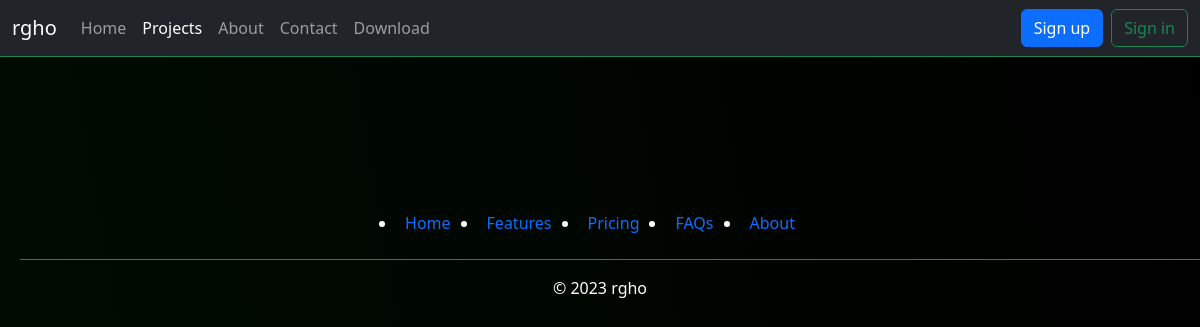
The page /projects/ on the database as committed earlier.
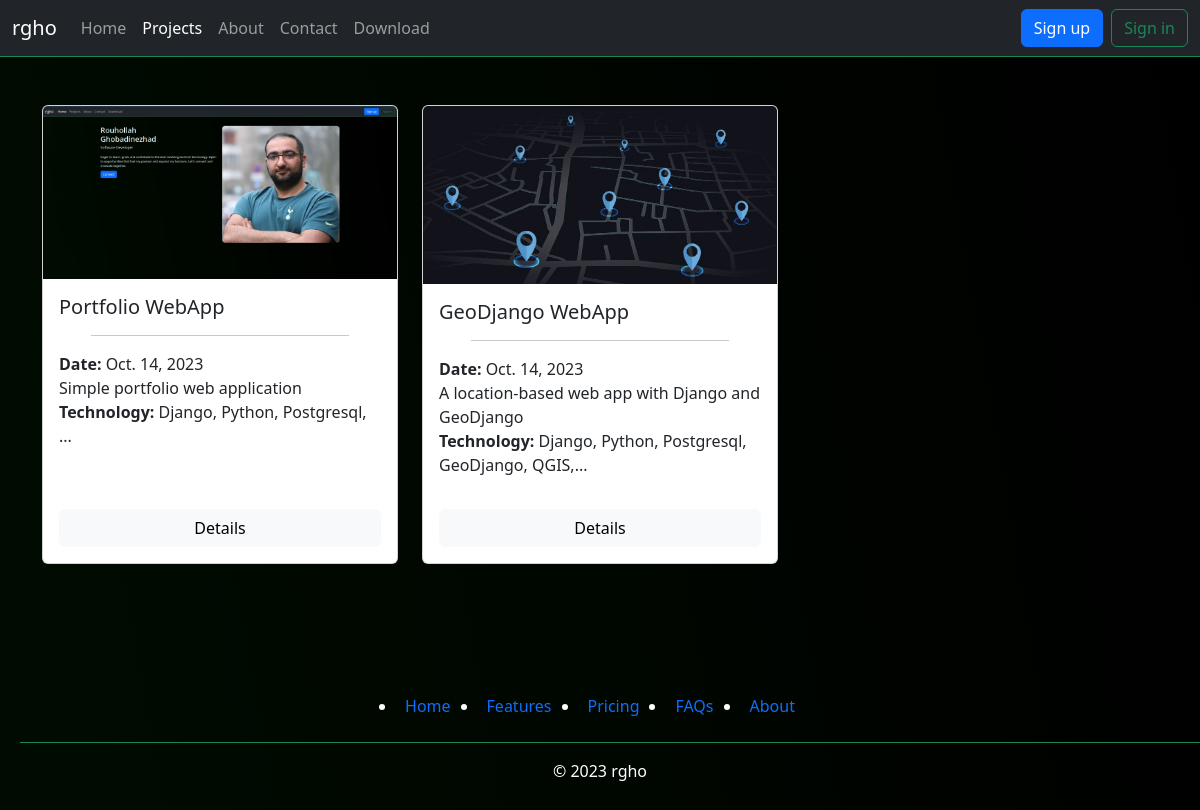
The same page on the database as committed later.
### projects/models.py (models this page shows)
class Project(models.Model):
    date = models.DateField()
    title = models.CharField(max_length=250)
    description = models.TextField()
    technology = models.CharField(max_length=100)
    links = nullable_field(models.URLField, max_length=300)
    image = models.CharField(max_length=100)
    def __str__(self):
        return f"{self.pk}. {self.title}"

### projects/views.py (the view)
# urls.py: path('projects/', views.projects, name="projects"),
def projects(request):
    projects_obj = proj.objects.all()
    print(projects_obj)
    return render(request, 'projects/projects.html',
                   {'projects' : projects_obj}
                   )

### projects/templates/projects/projects.html (shortened to what this page needs)
{% extends 'projects/base.html' %}
{% load static %}
{% block content %}
<div class="container-xl py-5">
  <div class="row">
    {% for project in projects %}
      <div class="col-12 col-sm-6 col-md-4 mb-4">
        <div class="card h-100">
          <img src="{% static project.image %}" class="card-img-top img-fluid" alt="{{ project.description }}">
          <div class="card-body d-flex flex-column">
            <div class="mb-auto">
              <h5 class="card-title">{{ project.title }}</h5>
              <p class="card-text">
                <hr class="project-cards-hr mx-auto">
                <span class="bold">Date: </span>{{ project.date}} <br>
                {{ project.description }} <br>
                <span class="bold">Technology:</span> {{ project.technology }}
              </p>
            </div>
            <a href="{% url 'projects:project_detail' project.pk %}" class="btn btn-light mt-3">Details</a>
          </div>
        </div>
      </div>
    {% endfor %}
  </div>
</div>
{% endblock %}

### projects/templates/projects/base.html (shortened to what this page needs)
{% load static %}
<!DOCTYPE html>
<html lang="en">
<head>
    <link href="https://cdn.jsdelivr.net/npm/bootstrap@5.3.2/dist/css/bootstrap.min.css" rel="stylesheet">
    <link rel="stylesheet" type="text/css" href="{% static 'projects/assets/css/style.css' %}">
</head>
<body>
<nav class="navbar bg-dark border-bottom border-body border-success navbar-expand-lg" data-bs-theme="dark">
    <div class="container-fluid">
        <a class="navbar-brand" href="#">rgho</a>
        <div class="collapse navbar-collapse" id="navbarNavAltMarkup">
            <div class="navbar-nav me-auto mb-2 mb-lg-0">
                  <a class="nav-link {% if request.resolver_match.url_name == 'home' %}active{% endif %}" aria-current="page" href="{% url 'projects:home' %}">Home</a>
                  <a class="nav-link {% if request.resolver_match.url_name == 'projects' %}active{% endif %}" href="{% url 'projects:projects' %}">Projects</a>
                  <a class="nav-link {% if request.resolver_match.url_name == 'about' %}active{% endif %}" href="{% url 'projects:about' %}">About</a>
                  <a class="nav-link {% if request.resolver_match.url_name == 'contact' %}active{% endif %}" href="{% url 'projects:contact' %}">Contact</a>
                  <a class="nav-link {% if request.resolver_match.url_name == 'download' %}active{% endif %}" href="{% url 'projects:download' %}">Download</a>
            </div>
            <div class="d-none d-lg-flex ms-auto">
                <button class="btn btn-primary me-2" type="submit">Sign up</button>
                <button class="btn btn-outline-success" type="submit">Sign in</button>
            </div>
        </div>
    </div>
</nav>
{% block content %}
{% endblock %}
<footer class="py-3 my-4 footer-style">
    <ul class="nav justify-content-center border-bottom border-success pb-3 mb-3">
      <li class="nav-item"><a href="#" class="nav-link px-2 ">Home</a></li>
      <li class="nav-item"><a href="#" class="nav-link px-2 ">Features</a></li>
      <li class="nav-item"><a href="#" class="nav-link px-2 ">Pricing</a></li>
      <li class="nav-item"><a href="#" class="nav-link px-2 ">FAQs</a></li>
      <li class="nav-item"><a href="#" class="nav-link px-2 ">About</a></li>
    </ul>
    <p class="text-center ">© 2023 rgho</p>
  </footer>
</body>
</html>

### projects/static/projects/assets/css/style.css (style rules this page uses)
html, body { color: aliceblue; background: linear-gradient(80deg, rgb(0, 12, 1), rgb(0, 0, 0)); height: 100%; }
.bold { font-weight:600 }
.project-cards-hr { width: 80%; font-weight: 80%; }
footer { color: white; }
footer a { color: white; margin-right: 20px; text-decoration: none; }
ul { margin-left: 20px; margin-top: 10px; }
ul li { list-style-type: disc; }

Rows that differ between the two databases and show on the page:
added Project: image (picture), title "Portfolio WebApp", date "Oct. 14, 2023", description "Simple portfolio web application", technology "Django, Python, Postgresql, ..."
added Project: image (picture), title "GeoDjango WebApp", date "Oct. 14, 2023", description "A location-based web app with Django and GeoDjango", technology "Django, Python, Postgresql, GeoDjango, QGIS,..."
